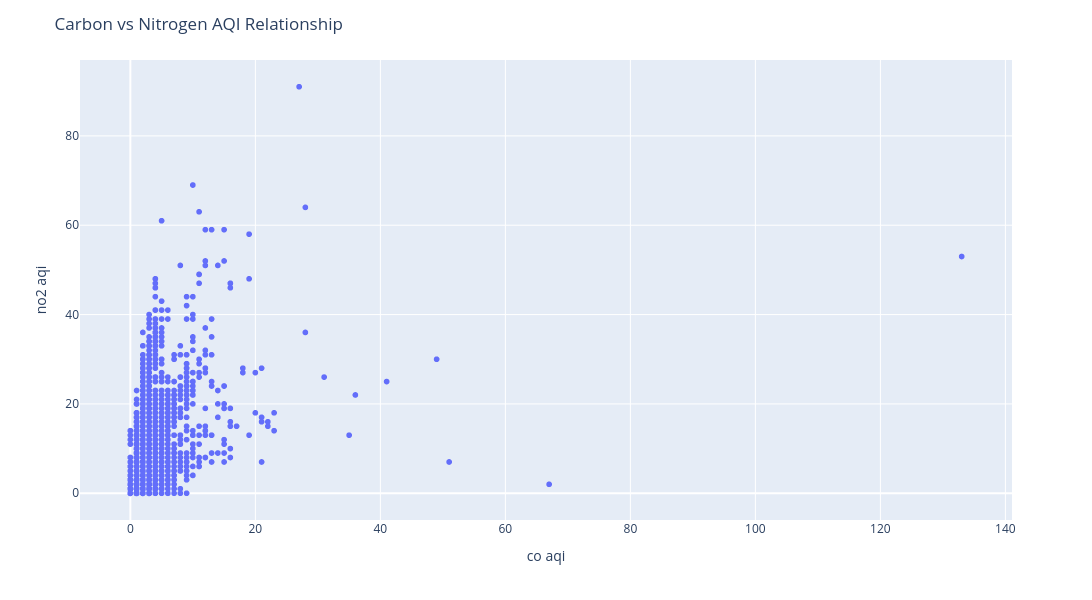

The cell this chart's notebook holds for it:
### Code cell
# Using Pyplot
fig = px.scatter(
    df,
    x = 'co_aqi_value\t',
    y = 'no2_aqi_value',
    # marker = 'x',
    labels= {'co_aqi_value\t': 'co aqi', 'no2_aqi_value': 'no2 aqi'},
    hover_data= {'co_aqi_value\t', 'no2_aqi_value'}
)

fig.update_layout(
    height = 600,
    width = 1200,
    title = 'Carbon vs Nitrogen AQI Relationship'
)


fig.show()

### Figure 1 — Plotly figure (JSON) as saved in the notebook; plotly's stock layout.template omitted (floating-point values rounded to 4 significant figures; data arrays with more than 128 entries replaced by an {"elided": "..."} marker saying what was removed)
{"data": [{"hovertemplate": "co aqi=%{x}<br>no2 aqi=%{y}<extra></extra>", "legendgroup": "", "marker": {"color": "#636efa", "symbol": "circle"}, "mode": "markers", "name": "", "showlegend": false, "type": "scattergl", "x": {"elided": "23463 int values"}, "xaxis": "x", "y": {"elided": "23463 int values"}, "yaxis": "y"}], "layout": {"height": 600, "legend": {"tracegroupgap": 0}, "margin": {"t": 60}, "title": {"text": "Carbon vs Nitrogen AQI Relationship"}, "width": 1200, "xaxis": {"anchor": "y", "domain": [0, 1], "title": {"text": "co aqi"}}, "yaxis": {"anchor": "x", "domain": [0, 1], "title": {"text": "no2 aqi"}}}}
